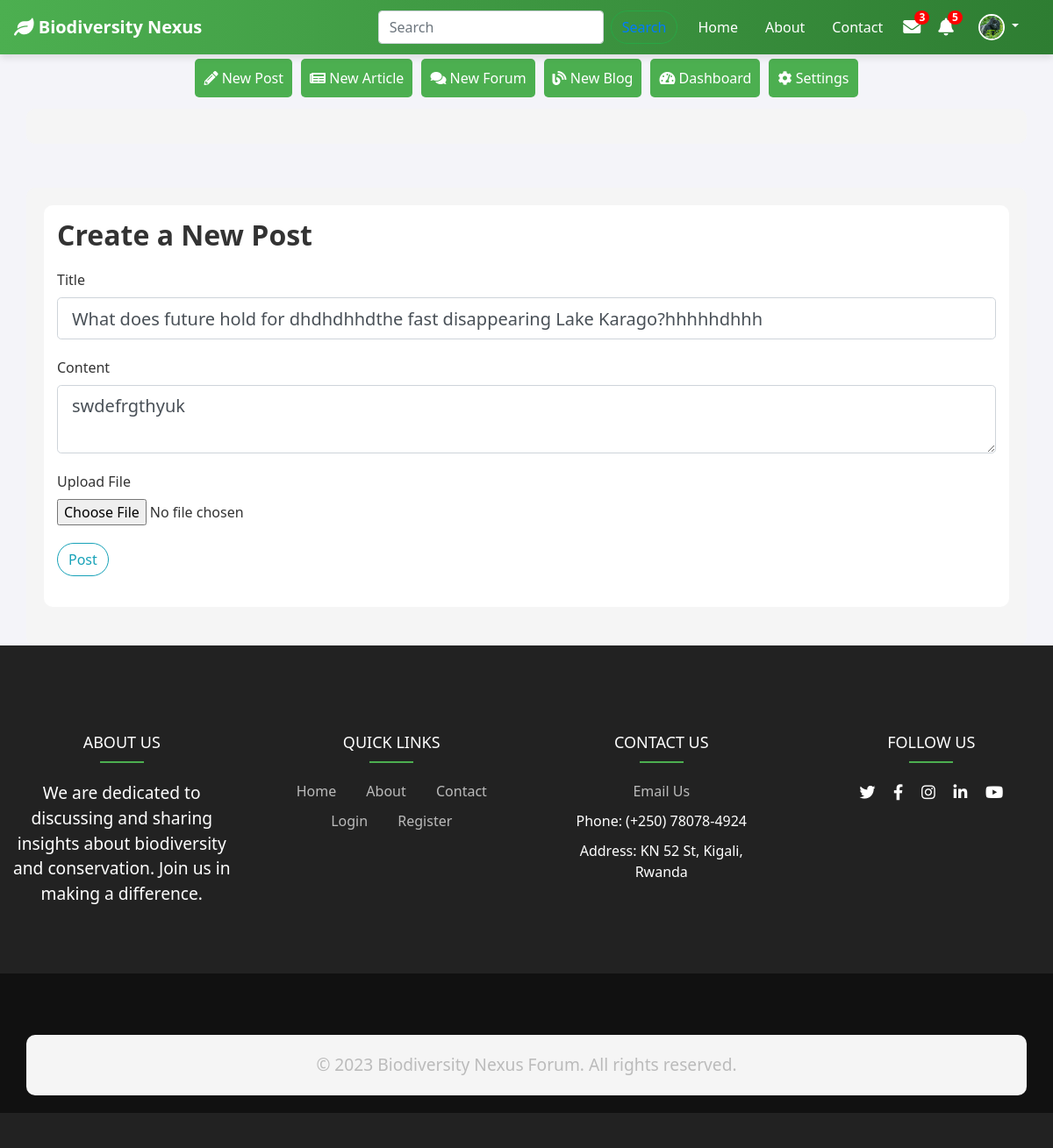
Screenshot of /post/1/update (signed in) with the database file from the repository.
### app/models.py (models this page shows, shortened)
class User(db.Model, UserMixin):
    id = db.Column(db.Integer, primary_key=True)
    username = db.Column(db.String(20), unique=True, nullable=False)
    email = db.Column(db.String(120), unique=True, nullable=False)
    profile_image = db.Column(db.String(20), nullable=False, default='default.jpg')
    password = db.Column(db.String(60), nullable=False)
    posts = db.relationship('Post', backref='author', lazy=True)
    articles = db.relationship('Article', backref='author', lazy=True)
    bio = db.Column(db.String(140), nullable=True)
    forums = db.relationship('Forum', backref='author', lazy=True)      # Added for forums
    blogs = db.relationship('Blog', backref='author', lazy=True)
    followed = db.relationship(
        'User', secondary=follows,
        primaryjoin=(follows.c.follower_id == id),
        secondaryjoin=(follows.c.followed_id == id),
        backref=db.backref('followers', lazy='dynamic'), lazy='dynamic'
    )

class Post(db.Model):
    id = db.Column(db.Integer, primary_key=True)
    title = db.Column(db.String(100), nullable=False)
    date_posted = db.Column(db.DateTime, nullable=False, default=datetime.utcnow)
    content = db.Column(db.Text, nullable=False)
    file = db.Column(db.String(20), nullable=True)
    user_id = db.Column(db.Integer, db.ForeignKey('user.id'), nullable=False)
    comments = db.relationship('Comment', backref='post', lazy=True)
    likes = db.Column(db.Integer, nullable=False, default=0)

### app/routes.py (the view)
@app.route("/post/<int:post_id>/update", methods=['GET', 'POST'])
@login_required
def update_post(post_id):
    post = Post.query.get_or_404(post_id)
    if post.author != current_user:
        abort(403)
    form = PostForm()
    if form.validate_on_submit():
        post.title = form.title.data
        post.content = form.content.data
        db.session.commit()
        flash('Your post has been updated!', 'success')
        return redirect(url_for('post', post_id=post.id))
    elif request.method == 'GET':
        form.title.data = post.title
        form.content.data = post.content
    return render_template('create_post.html', title='Update Post', form=form, legend='Update Post')

### app/forms.py
class PostForm(FlaskForm):
    title = StringField('Title', validators=[DataRequired()])
    content = TextAreaField('Content', validators=[DataRequired()])
    file = FileField('Upload File', validators=[FileAllowed(['jpg', 'png', 'jpeg', 'pdf', 'docx'])])
    submit = SubmitField('Post')

### app/__init__.py (called while the page is built)
@login_manager.user_loader
def load_user(user_id):
    return models.User.query.get(int(user_id))

### app/templates/create_post.html (shortened to what this page needs)
{% extends "base.html" %}
{% block content %}
<div class="content-section">
    <h2>Create a New Post</h2>
    <form method="POST" action="" enctype="multipart/form-data">
        <div class="form-group">
            {{ form.title.label(class="form-control-label") }}
            {{ form.title(class="form-control form-control-lg") }}
        </div>
        <div class="form-group">
            {{ form.content.label(class="form-control-label") }}
            {{ form.content(class="form-control form-control-lg", id='content-editor') }}
        </div>
        <div class="form-group">
            {{ form.file.label(class="form-control-label") }}
            {{ form.file(class="form-control-file") }}
        </div>
        <div class="form-group">
            {{ form.submit(class="btn btn-outline-info") }}
        </div>
    </form>
</div>
{% endblock %}

### app/templates/base.html (shortened to what this page needs)
<!DOCTYPE html>
<html lang="en">
<head>
    <link rel="stylesheet" href="https://stackpath.bootstrapcdn.com/bootstrap/4.5.2/css/bootstrap.min.css">
    <link rel="stylesheet" href="https://cdnjs.cloudflare.com/ajax/libs/font-awesome/5.15.3/css/all.min.css">
    <link rel="stylesheet" href="{{ url_for('static', filename='css/style.css') }}">
    <link rel="stylesheet" href="{{ url_for('static', filename='css/about.css') }}">
    <link rel="stylesheet" href="{{ url_for('static', filename='css/contact.css') }}">
    <link rel="stylesheet" href="https://cdnjs.cloudflare.com/ajax/libs/font-awesome/5.15.4/css/all.min.css">
</head>
<body>
    <nav class="navbar navbar-expand-lg navbar-light">
        <a class="navbar-brand" href="{{ url_for('home') }}">
            <i class="fas fa-leaf"></i> Biodiversity Nexus
        </a>
        <div class="collapse navbar-collapse" id="navbarNav">
            <ul class="navbar-nav ml-auto align-items-center">
                <form class="form-inline my-2 my-lg-0">
                    <input class="form-control mr-sm-2" type="search" placeholder="Search" aria-label="Search">
                    <button class="btn btn-outline-success my-2 my-sm-0" type="submit" >
                       <a href="{{ url_for('search') }}">Search</a>
                    </button>
                </form>
                <li class="nav-item active">
                    <a class="nav-link" href="{{ url_for('home') }}">Home</a>
                </li>
                <li class="nav-item">
                    <a class="nav-link" href="{{ url_for('about') }}">About</a>
                </li>
                <li class="nav-item">
                    <a class="nav-link" href="{{ url_for('contact') }}">Contact</a>
                </li>
                <li class="nav-item">
                    <a href="{{ url_for('messages') }}" class="icon">
                        <i class="fas fa-envelope"></i>
                        <span class="badge">3</span>
                    </a>
                </li>
                <li class="nav-item">
                    <a href="{{ url_for('notifications') }}" class="icon">
                        <i class="fas fa-bell"></i>
                        <span class="badge">5</span>
                    </a>
                </li>
                {% if current_user.is_authenticated %}
                <li class="nav-item dropdown">
                    <a class="nav-link dropdown-toggle" href="#" id="profileDropdown" role="button" data-toggle="dropdown" aria-haspopup="true" aria-expanded="false">
                        <img id="profile-image" src="{{ url_for('static', filename='Profiles/' ~ current_user.profile_image) }}" alt="{{ current_user.username }}'s profile image">
                    </a>
                </li>
                {% endif %}
            </ul>
        </div>
    </nav>
    {% if current_user.is_authenticated %}
        <ul class="nav justify-content-center">
            <ul class="nav justify-content-center">
                <li class="nav-item">
                    <a class="nav-link" href="{{ url_for('new_post') }}">
                        <i class="fas fa-pencil-alt"></i> New Post
                    </a>
                </li>
                <li class="nav-item">
                    <a class="nav-link" href="{{ url_for('new_article') }}">
                        <i class="fas fa-newspaper"></i> New Article
                    </a>
                </li>
                <li class="nav-item">
                    <a class="nav-link" href="{{ url_for('new_forum') }}">
                        <i class="fas fa-comments"></i> New Forum
                    </a>
                </li>
                <li class="nav-item">
                    <a class="nav-link" href="{{ url_for('new_blog') }}">
                        <i class="fas fa-blog"></i> New Blog
                    </a>
            <li class="nav-item">
                <a class="nav-link" href="#">
                    <i class="fas fa-tachometer-alt"></i> Dashboard
                </a>
            </li>
            <li class="nav-item">
                <a class="nav-link" href="#">
                    <i class="fas fa-cog"></i> Settings
                </a>
            </li>
        </ul>
    {% endif %}
    <div class="container mt-2">
    </div>
    <div class="container">
        {% block content %}
        {% endblock %}
    </div>
    <footer class="text-center text-white">
        <div class="footer-top">
            <div class="footer-container">
                <div class="row">
                    <div class="col-md-3">
                        <h5>About Us</h5>
                        <p>We are dedicated to discussing and sharing insights about biodiversity and conservation. Join us in making a difference.</p>
                    </div>
                    <div class="col-md-3">
                        <h5>Quick Links</h5>
                        <ul>
                            <li><a href="{{ url_for('home') }}">Home</a></li>
                            <li><a href="{{ url_for('about') }}">About</a></li>
                            <li><a href="{{ url_for('contact') }}">Contact</a></li>
                            <li><a href="{{ url_for('login') }}">Login</a></li>
                            <li><a href="{{ url_for('register') }}">Register</a></li>
                        </ul>
                    </div>
                    <div class="col-md-3">
                        <h5>Contact Us</h5>
                        <ul>
                            <li><a href="mailto:biodiversitynexus@yahoo.com">Email Us</a></li>
                            <li>Phone: (+250) 78078-4924</li>
                            <li>Address: KN 52 St, Kigali, Rwanda</li>
                        </ul>
                    </div>
                    <div class="col-md-3">
                        <h5>Follow Us</h5>
                        <div class="social-icons">
                            <a href="https://twitter.com" class="text-white mx-2">
                                <i class="fab fa-twitter"></i>
                            </a>
                            <a href="https://facebook.com" class="text-white mx-2">
                                <i class="fab fa-facebook-f"></i>
                            </a>
                            <a href="https://instagram.com" class="text-white mx-2">
                                <i class="fab fa-instagram"></i>
                            </a>
                            <a href="https://linkedin.com" class="text-white mx-2">
                                <i class="fab fa-linkedin-in"></i>
                            </a>
                            <a href="https://youtube.com" class="text-white mx-2">
                                <i class="fab fa-youtube"></i>
                            </a>
                        </div>
                    </div>
                </div>
            </div>
        </div>
        <div class="footer-bottom">
            <div class="container">
                <p>&copy; 2023 Biodiversity Nexus Forum. All rights reserved.</p>
            </div>
        </div>
    </footer>
</body>
</html>

### app/static/css/style.css (style rules this page uses)
body { font-family: 'Arial', sans-serif; background-color: #f7f9fb; color: #2c3e50; }
.navbar { background: linear-gradient(to right, #4CAF50, #2E7D32); box-shadow: 0 4px 8px rgba(0, 0, 0, 0.1); }
.navbar-brand { font-weight: bold; color: #fff !important; }
.nav-item .nav-link { color: #fff !important; margin-right: 15px; font-weight: 500; }
.navbar-nav .form-inline { margin-right: 15px; }
#profile-image { width: 30px; height: 30px; object-fit: cover; border-radius: 50%; border: 2px solid #fff; transition: border-color 0.3s ease, transform 0.3s ease; }
.icon { position: relative; font-size: 20px; color: #fff; margin-right: 20px; transition: transform 0.3s ease, color 0.3s ease; }
.icon .badge { position: absolute; top: -5px; right: -10px; background: red; color: white; border-radius: 50%; padding: 2px 5px; font-size: 12px; }
.footer-info, .newsletter, .social-icons { margin-top: 20px; }
.social-icons a { font-size: 20px; margin: 0 10px; color: #994d4d; transition: color 0.3s ease; }
.footer-info p, .newsletter h5, .social-icons { color: #bbb; }
footer { background-color: #222; padding: 40px 0; }
footer ul li { display: inline-block; margin: 0 15px; }
footer ul li a { color: #bbb; transition: color 0.3s ease; }
.nav .nav-link { padding: 10px; margin: 5px; background-color: #4CAF50; color: #fff; border-radius: 5px; transition: background-color 0.3s ease; }
.footer-top { padding: 60px 0; background: #222; }
.footer-top h5 { color: #fff; font-size: 18px; text-transform: uppercase; margin-bottom: 20px; position: relative; }
.footer-top h5::after { content: ''; width: 50px; height: 2px; background: #4CAF50; display: block; margin-top: 10px; margin-left: auto; margin-right: auto; }
.footer-top ul { list-style: none; padding: 0; }
.footer-top ul li { margin-bottom: 10px; }
.footer-top ul li a { color: #bbb; text-decoration: none; }
.footer-bottom { padding: 20px 0; background: #111; }
.footer-bottom p { margin: 0; color: #bbb; }
.social-icons a { font-size: 18px; margin: 0 10px; color: #bbb; transition: color 0.3s ease; }
.content-section { margin-bottom: 1.5rem; background-color: #ffffff; border-radius: 10px; padding: 15px; }
.btn { border-radius: 20px; transition: background-color 0.3s ease; }

### app/static/css/about.css (style rules this page uses)
.container { margin-top: 50px; }
p { font-size: 1.2rem; }

### app/static/css/contact.css (style rules this page uses)
.container { margin-top: 50px; }
.form-group { margin-bottom: 20px; }
p { font-size: 1.2rem; }
.container { background-color: #f5f5f5; padding: 20px; border-radius: 10px; }
h2 { color: #333; font-weight: bold; margin-bottom: 20px; }

### app/templates/base.html (style rules this page uses)
body { font-family: 'Segoe UI', Tahoma, Geneva, Verdana, sans-serif; background-color: #f4f4f9; color: #333; }

### rows the page displays
User: profile_image (placeholder picture)
Post: title "What does future hold for dhdhdhhdthe fast disappearing Lake Karago?hhhhhdhhh", content "swdefrgthyuk"
